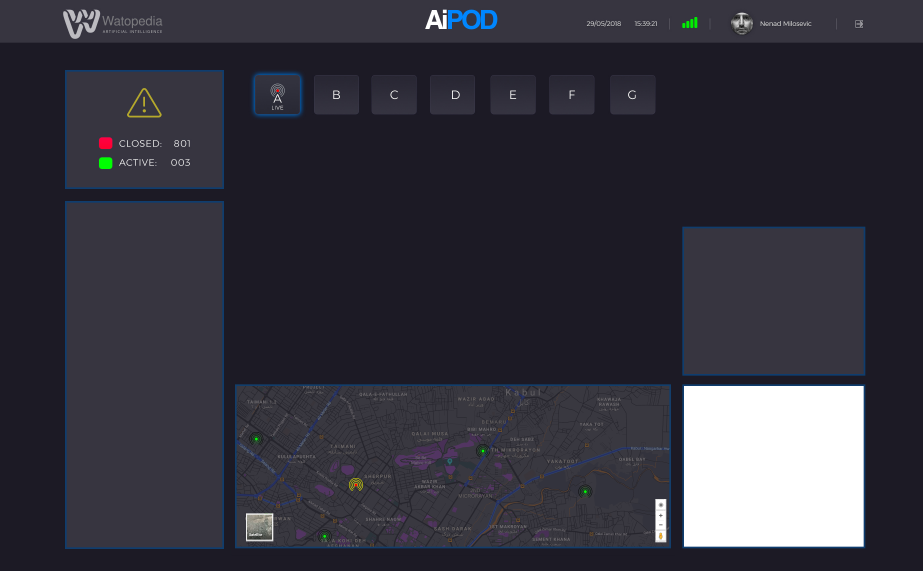
#> input picture webserver/static/images/bg_template.jpg, 2768 x 1712 px, found by its file name (shown at 1/3 size)
$ jupyter execute --allow-errors WebVersion2.ipynb   (shell and % lines are left out)
#> lines starting #> are read from the running program, lines starting #| are printed output that depends on the picture
[cell 1]
import sys
sys.path.append('/home/omar_abid4_gmail_com/')
sys.path.append('/home/omar_abid4_gmail_com/facenet_data/src/')
webserver_files = '/home/omar_abid4_gmail_com/cloud_ml_webrtc/webserver/'
nnModels = '/home/omar_abid4_gmail_com/nnModels/'
import logging
import tornado.escape
import tornado.ioloop
import tornado.options
import tornado.web
import tornado.websocket
import os.path
import uuid
from PIL import Image
import time

#from io import StringIO
from io import BytesIO
import uuid
import numpy
import json
from tornado.options import define, options
import tornado.httpserver
import numpy as np
import ssl
from tornado.ioloop import PeriodicCallback
import base64
port = 8888
import threading

[cell 2]
import matplotlib.pyplot as plt
import aipodMain.utilities.constants as constants

import warnings
warnings.filterwarnings('ignore')
# Input Source Thread
from aipodMain.threads.ImageInput.AbstractImageInputThread import AbstractImageInputThread

# Predictor Threads
from aipodMain.threads.Predictor.PredictorImage import PredictorImage
from aipodMain.threads.Predictor.VisualizerPredictor import VisualizerPredictor
from aipodMain.threads.Predictor.SubsetImgPredictor2 import SubsetImgPredictor
from aipodMain.threads.Predictor.DarkNet.PredictorDarknet import DarknetYOLO
from aipodMain.utilities.ThreadData import ThreadData
from aipodMain.threads.Predictor.FaceRecognition.Pipeline.Wrapper import FaceDetectionRecognition as FaceNetRecog
# GUI
from aipodMain.GUI.draw_face_frame import draw_face_frame
from aipodMain.GUI.draw_lidar_frame import draw_lidar_frame
from aipodMain.GUI.draw_label_frame import draw_label_frame
from aipodMain.GUI.draw_image_frame import draw_image_frame
from aipodMain.GUI.MAIN_GUI import nn_draw
# Controller
from aipodMain.GUI.CONTROLLER import CONTROLLER

# Helper Functions
from aipodMain.utilities.ai_helper.objectcounting import objectcounting
from aipodMain.utilities.ai_helper import helper as ai_helper
import time
import cv2
from PIL import Image

print("Finished Loading Imports")

# PARAMETERS

[cell 3]
# TRACKER
MIN_HITS = 1
MAX_AGE = 4

# MODEL SCORE THRESHOLD VALUES
THRESHOLD_Y9K = 0.5
THRESHOLD_YOLO_COCO  = 0.4
THRESHOLD_COCO = 0.4
THRESHOLD_INCEPTION = 0.4
THRESHOLD_WEAPONS_ONLY = 0.6
THRESHOLD_WEAPONS_ONLY_SUB = 0.1
THRESHOLD_WEAPON_PARTS = 0.4
THRESHOLD_WEAPON_PARTS_SUB = 0.4
# Label List
DISP_LABEL_LIST = [
    # Weapons
    'gun-barrel','machine-guns','trigger','handguns', 'rifle',
    # Coco Module
    'person', 'backpack', 'bottle', 'knife',
    'cell phone', 'scissors', 'Weapon',
    # Faster R-CNN Module
    'Person','Rifle', 'Handgun', 'Shotgun', 'Digital clock', 'Alarm clock', 'Syringe',
      "Bottle", "Knife", "Backpack",
      "Mobile phone"]
# Exclude All Of These Classes
ENABLE_EXCLUDE_LABEL_LIST = True
EXCLUDE_LABEL_LIST = [
    # Faster R-CNN
    'Clothing', 'Face', 'Hair', 'Head', 'Arm', 'Hand', 'Beard', 'bed','sofa',
    # COCO
    "mouse" ,
    # Weapons
    'NA',
    # YOLO 9K
    'Weapon','y9k-Rifle','y9k-Handgun','y9k-Shotgun', 'worker','creation','craftsman','living thing',
    'instrumentality', 'artifact', 'organism', 'person-9k', 'matter', 'expert' ,'whole', 'entertainer', 'nutriment',
    'backpack-9k', 'African','Mexican','Arabian'
]

# Custom Image Data

[cell 4]
from collections import deque
import numpy as np
import time

class CustomImageThread(AbstractImageInputThread):
    # [26 lines left out: functions __init__, updateImg, appendElement, not called in this run]

#> (a cell that did not finish here is left out)

# Load Predictor Threads

[cell 6]
detector_thresh = 0.8
recognition_thresh = 0.5

DETECTOR_IMG_SCALE = 1.0
TRACKER = 'Legacy'
#> (the rest of this cell did not finish here and is left out)

[cell 7]
GSM_IMG_SCALE = 1.0;
#> (the rest of this cell did not finish here and is left out)

#> (a cell that did not finish here is left out)

#> (a cell that did not finish here is left out)

#> (a cell that did not finish here is left out)

# TORNADO DATA

[cell 11]
class Application(tornado.web.Application):
    def __init__(self):
        handlers = [
            (r"/", MainHandler),
            (r"/test", TestHandler),
            (r"/webcam", WebcamHandler),
            (r"/cnn_data", CNNHandler),
            (r"/mlresults", MLResultHandler)
            ]

        settings = dict(
            cookie_secret="asdsafl.rleknknfkjqweonrkbknoijsdfckjnk 234jn",
            template_path=os.path.join(os.path.dirname(webserver_files), "templates"),
            static_path=os.path.join(os.path.dirname(webserver_files), "static"),
            xsrf_cookies=False,
            autoescape=None,
            debug=True
            )
        tornado.web.Application.__init__(self, handlers, **settings)
    # [4 lines left out: function startTornado, not called in this run]
        #tornado.ioloop.IOLoop.current().start()
    def stopTornado(self):
        print("Stopping")
        tornado.ioloop.IOLoop.current().stop()

class MainHandler(tornado.web.RequestHandler):
    def get(self):
        self.render("facedetect.html")

class TestHandler(tornado.web.RequestHandler):
    def get(self):
        self.render("dashboard.html")

class WebcamHandler(tornado.websocket.WebSocketHandler):
    '''
    When data is received, append it to our thread image queue.
    '''
    # [29 lines left out: functions open, on_message, on_close, update, not called in this run]


class CNNHandler(tornado.websocket.WebSocketHandler):
    '''
    When data is received, append it to our thread image queue.
    '''
    # [8 lines left out: function open, not called in this run]

    def on_message(self, message):
        self.next_message = True
    # [26 lines left out: functions update, on_close, not called in this run]

class MLResultHandler (tornado.websocket.WebSocketHandler):
    '''
    When data is received, append it to our thread image queue.
    '''


    class ModuleData:
        # [217 lines left out: functions __init__, str2bool, updateModules, open, on_message, create_thread_data and 3 more, not called in this run]


    def on_close(self):
        logging.info('connection ml closed')
        self.callback.stop()

#> (a cell that did not finish here is left out)

#> (a cell that did not finish here is left out)

[cell 14]
import cv2
import matplotlib.pyplot as plt

[cell 15]
file = '/home/omar_abid4_gmail_com/cloud_ml_webrtc/webserver/static/images/bg_template.jpg'
image_np = cv2.imread(file)
#> image_np is the input picture: shape (1712, 2768, 3); mean B, G, R 61.8, 51.3, 52.2
plt.imshow(image_np[300:350,0:10,:])
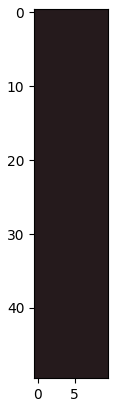
#> figure drawn by matplotlib, 1 panel
